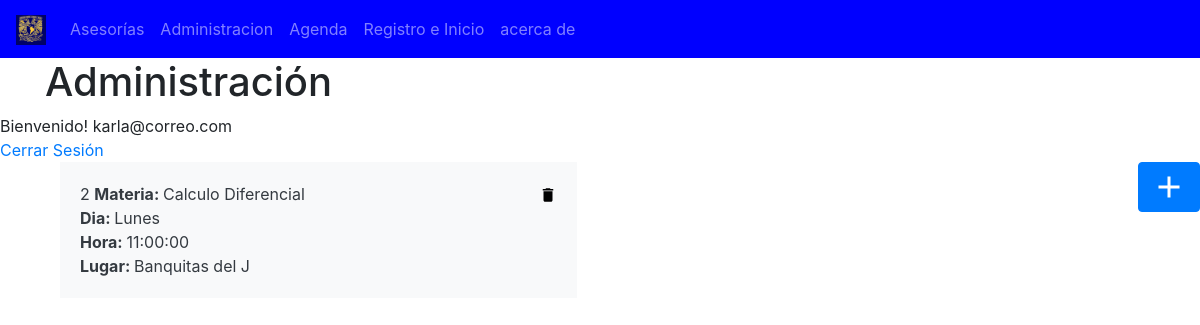
The app's page /source/Administracion.php (signed in) with its own data.
### tables this page shows
CREATE TABLE `sesiones` (
  `id_sesion` int(80) NOT NULL,
  `dia_semana` varchar(200) NOT NULL,
  `horario_sesion` time NOT NULL,
  `lugar_sesion` varchar(200) NOT NULL,
  `Estado` int(4) NOT NULL,
  `id_asesor` int(80) NOT NULL,
  `id_clase` int(80) NOT NULL
);

CREATE TABLE `clase` (
  `id_asig` int(80) NOT NULL,
  `nombre_asig` varchar(200) NOT NULL,
  `Tema_asig` varchar(200) NOT NULL,
  `semstre_asig` int(80) NOT NULL
);

### source/Administracion.php (the view, shortened to what this page needs)
<?php
$servername = "localhost";
$username = "root";
$password = "";
$dbname = "javerim";
?>
<!DOCTYPE html>
<html lang="en">
<head>
    <link rel="stylesheet" type="text/css" href="../css/bootstrap.min.css">
    <link rel="stylesheet" type="text/css" href="../css_javerim/javerim_style.css">
</head>
<body>
    <nav class="navbar navbar-expand-lg navbar-dark bg-jav">
        <a class="navbar-brand" href="#">
            <img src="../img/iconos/unam.jpg" width="30" height="30" alt="">
        </a>
        <div class="collapse navbar-collapse" id="opciones">
            <ul class="navbar-nav">
                <li class="nav-item">
                    <a class="nav-link " href="ver_asesorias.php">Asesorías</a>
                </li>
                <li class="nav-item">
                    <a class="nav-link" href="Administracion.php">Administracion</a>
                </li>
                <li class="nav-item">
                    <a class="nav-link" href="agenda.php">Agenda</a>
                </li>
                <li class="nav-item">
                    <a class="nav-link" href="form.php">Registro e Inicio</a>
                </li>
                <li>
                    <a class="nav-link" href="#">acerca de</a>
                </li>
            </ul>
        </div>
    </nav>
    <div class="container">
        <div class="row">
            <div class="col-6">
                <h1>Administración</h1>
            </div>
        </div>
    </div>
    <?php
if( isset($_SESSION['admin']) ):
    $sesion=$_SESSION['admin'];
    echo 'Bienvenido! '.$sesion;
    echo '<br><a href="cerrar.php">Cerrar Sesión</a>';
    try {
    $conn = new PDO("mysql:host=$servername;dbname=$dbname", $username, $password);
    $conn->setAttribute(PDO::ATTR_ERRMODE, PDO::ERRMODE_EXCEPTION);
    $stmt = $conn->prepare("SELECT id_asesor FROM asesor WHERE correo_asesor='$sesion'");
    $stmt->execute();
    $resul =$stmt->fetchAll();
    }
    catch(PDOException $e) {
        echo "Error: " . $e->getMessage();
    }
    foreach($resul as $iden){
        $idasesor=$iden['id_asesor'];
    }
?>
    <form action="Administracion.php" method="POST">
        <button class="btn btn-primary btn-circle fixed float-right" name="añadir">
            <img src="../img/iconos/2x/baseline_add_white_18dp.png" alt="add">
        </button>
    </form>
    <?php
    try {
    $conn = new PDO("mysql:host=$servername;dbname=$dbname", $username, $password);
    $conn->setAttribute(PDO::ATTR_ERRMODE, PDO::ERRMODE_EXCEPTION);
    $stmt = $conn->prepare("SELECT clase.nombre_asig, sesiones.id_sesion, sesiones.dia_semana, sesiones.horario_sesion, sesiones.lugar_sesion FROM `sesiones` INNER JOIN asesor ON sesiones.id_asesor=asesor.id_asesor INNER JOIN clase ON sesiones.id_clase= clase.id_asig WHERE sesiones.id_asesor='$idasesor'");
    $stmt->execute();
    $resultado =$stmt->fetchAll();
    }
    catch(PDOException $e) {
        echo "Error: " . $e->getMessage();
    }
    ?>
    <div class="container">
        <div class="row">
            <?php foreach ($resultado as $dato): ?>
            <div class="col-md-6">
                <div class="card-body bg-light text-dark">
                    <a href="" class="float-right ml-3" data-toggle="modal" data-target="#myModal" onclick="verDatos('<?php echo $dato['id_sesion']?>','<?php echo $dato['nombre_asig']?>','<?php echo $dato['dia_semana'] ?>','<?php echo $dato['horario_sesion']?>','<?php echo $dato['lugar_sesion'] ?>')">
                        <img src="../img/iconos/1x/baseline_delete_black_18dp.png" class="card-img-top rounded-circle" alt="trash">
                    </a>
                    <?php
    echo $dato['id_sesion']
        ?>
                    <b>Materia: </b> <?php echo $dato['nombre_asig'] ?> <br>
                    <p class="card-text">
                        <b>Dia: </b> <?php echo $dato['dia_semana'] ?><br>
                        <b>Hora: </b> <?php echo $dato['horario_sesion'] ?><br>
                        <b>Lugar: </b> <?php echo $dato['lugar_sesion'] ?>
                    </p>
                </div>
            </div>
            <?php endforeach ?>
        </div>
    </div>
    <?php
else:
?>
    <h3>Tienes que iniciar sesión</h3>
    <?php endif;
?>
</body>
</html>

### css_javerim/javerim_style.css (style rules this page uses)
.bg-jav { text-aling: right; background-color: blue; }
a:link { text-decoration: none; }

### records on screen
sesiones: id_sesion "2", id_clase.nombre_asig "Calculo Diferencial", dia_semana "Lunes", horario_sesion "11:00:00", lugar_sesion "Banquitas del J"

### other values on screen
$sesion "karla@correo.com"
